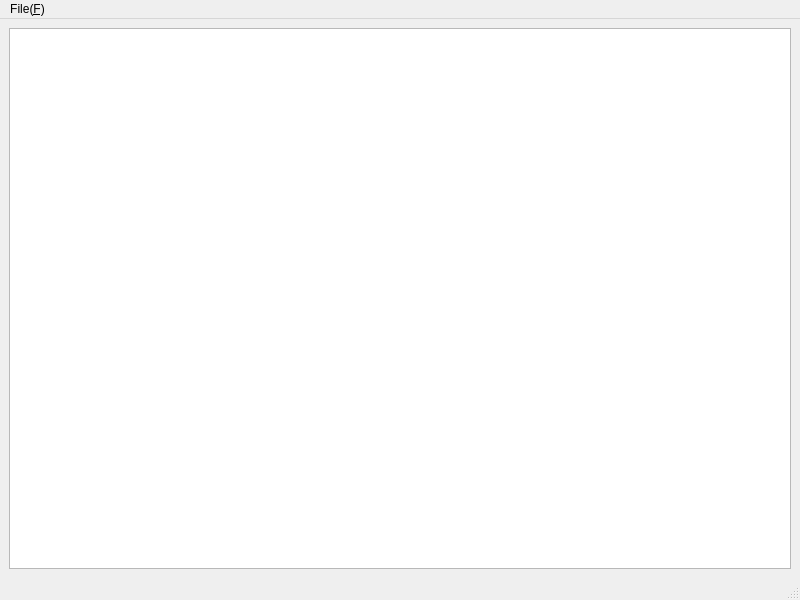
<?xml version="1.0" encoding="UTF-8"?>
<ui version="4.0">
 <class>MainWindow</class>
 <widget class="QMainWindow" name="MainWindow">
  <property name="geometry">
   <rect>
    <x>0</x>
    <y>0</y>
    <width>800</width>
    <height>600</height>
   </rect>
  </property>
  <property name="windowTitle">
   <string>MainWindow</string>
  </property>
  <widget class="QWidget" name="centralwidget">
   <layout class="QVBoxLayout" name="verticalLayout">
    <item>
     <widget class="QTextEdit" name="mainTextEdit"/>
    </item>
   </layout>
  </widget>
  <widget class="QMenuBar" name="menubar">
   <property name="geometry">
    <rect>
     <x>0</x>
     <y>0</y>
     <width>800</width>
     <height>21</height>
    </rect>
   </property>
   <widget class="QMenu" name="menuFile">
    <property name="title">
     <string>File(&amp;F)</string>
    </property>
    <addaction name="actionNew"/>
    <addaction name="actionOpen"/>
    <addaction name="actionSave"/>
    <addaction name="actionSaveAs"/>
    <addaction name="separator"/>
    <addaction name="actionPrint"/>
    <addaction name="separator"/>
    <addaction name="actionExit"/>
   </widget>
   <addaction name="menuFile"/>
  </widget>
  <widget class="QStatusBar" name="statusbar"/>
  <action name="actionNew">
   <property name="text">
    <string>New</string>
   </property>
   <property name="shortcut">
    <string>Ctrl+N</string>
   </property>
  </action>
  <action name="actionOpen">
   <property name="text">
    <string>Open</string>
   </property>
   <property name="shortcut">
    <string>Ctrl+O</string>
   </property>
  </action>
  <action name="actionSave">
   <property name="text">
    <string>Save</string>
   </property>
   <property name="shortcut">
    <string>Ctrl+S</string>
   </property>
  </action>
  <action name="actionSaveAs">
   <property name="text">
    <string>Save As</string>
   </property>
   <property name="shortcut">
    <string>Ctrl+Shift+S</string>
   </property>
  </action>
  <action name="actionPrint">
   <property name="text">
    <string>Print</string>
   </property>
   <property name="shortcut">
    <string>Ctrl+P</string>
   </property>
  </action>
  <action name="actionExit">
   <property name="text">
    <string>Exit</string>
   </property>
  </action>
 </widget>
 <resources/>
 <connections/>
</ui>
